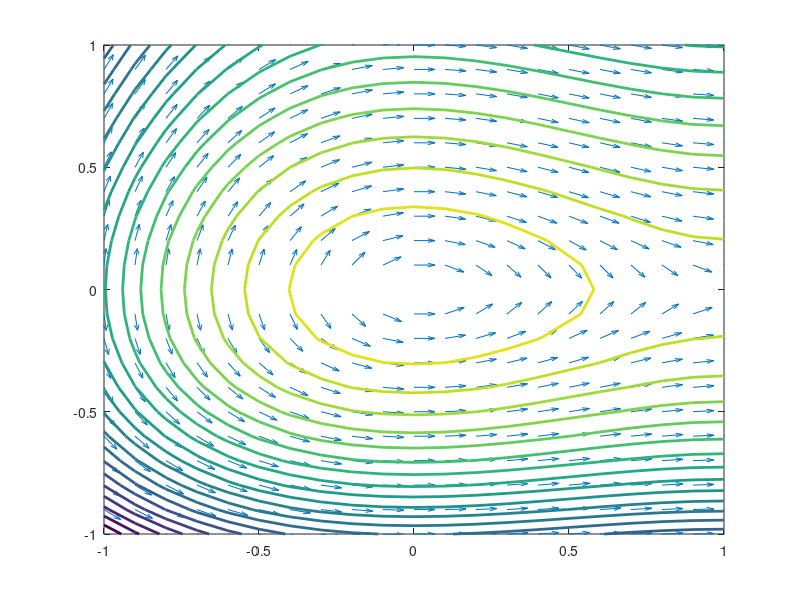

The MATLAB source for this figure:
clear clc close
%create grid points in x and y using meshgrid 
[x, y] = meshgrid (-1:0.1:1,-1:0.1:1);

% RHS of differential equation gives slope
der = x.*(1-x)./(y.*(-2+ y));

% the length of the vector
length = sqrt(1 + der.*der);

% direction field using quiver plots
quiver (x, y, 1./length, der./length,.5); axis tight
hold on 
z=2*(x.^3+y.^3)-3*(x.^2 + 2*y.^2);
contour (x, y, z, 20, 'linewidth', 2); %contours